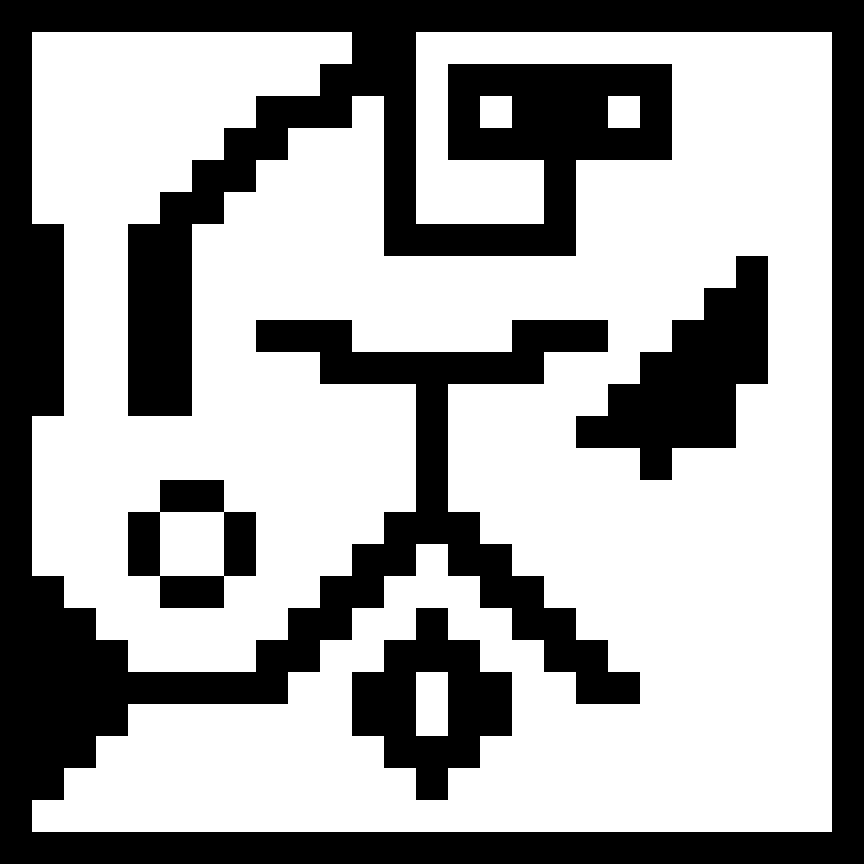

Tiled map render using the project's own tile images. Description and the map definition, with tile-layer contents summarised, below:
An orthogonal 27x27 tile map with 32x32 px tiles, 2 tile layers (Capa de Patrones 1, Capa de patrones 2).

<map version="1.0" orientation="orthogonal" width="27" height="27" tilewidth="32" tileheight="32">
 <tileset firstgid="1" name="black_white" tilewidth="32" tileheight="32">
  <image source="black_white.png" width="320" height="200" />
 </tileset>
 <layer name="Capa de Patrones 1" width="27" height="27">
  <data>[729 cells, 728 non-empty, 1 distinct tile ids]</data>
 </layer>
 <layer name="Capa de patrones 2" width="27" height="27">
  <data>[729 cells, 269 non-empty, 2 distinct tile ids]</data>
 </layer>
</map>
